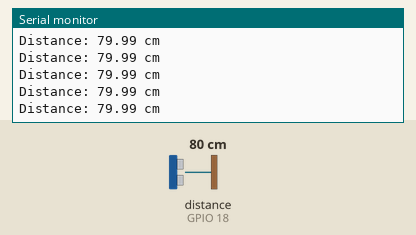
Bench run of a sketch on a simulated ESP32. Parts: the last lines printed to the serial monitor. Wiring (inferred from the names in the program): ultrasonic range finder: trigger GPIO 5; echo GPIO 18. The inputs (shaded band) are chosen by the test bench; at power-on: distance to the obstacle (sensor on GPIO 18) 80 cm. The echo pulse lasts 58.3 µs per cm.

Above: at 1.2 s.
1.3 s: distance to the obstacle (sensor on GPIO 18) set to 2 cm
At 1.37 s:
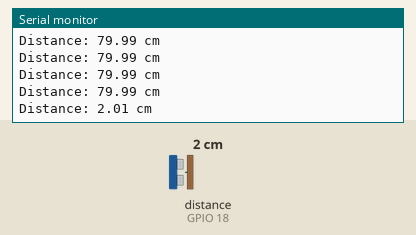
2.8 s: distance to the obstacle (sensor on GPIO 18) set to 4 cm
At 2.88 s:
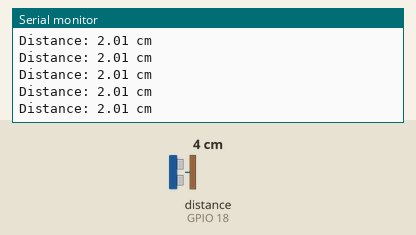
Timing chart, 0 to 5.8 s (numbered marks = the images above; inputs shaded):
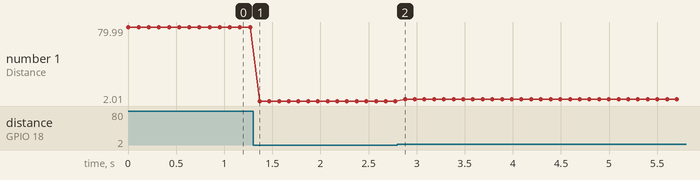

The sketch:

HC-SR04.ino
```cpp
// Define the ESP32 pins connected to the HC-SR04
const int trigPin = 5;
const int echoPin = 18;

// Define variables for the duration of the ping and the calculated distance
long duration;
float distanceCm;

void setup() {
  // Start the serial monitor to view the output
  Serial.begin(115200);

  // Set the pin modes
  pinMode(trigPin, OUTPUT);
  pinMode(echoPin, INPUT);
}

void loop() {
  // 1. Clear the trigPin by setting it LOW for 2 microseconds
  digitalWrite(trigPin, LOW);
  delayMicroseconds(2);

  // 2. Trigger the sensor by setting trigPin HIGH for 10 microseconds
  digitalWrite(trigPin, HIGH);
  delayMicroseconds(10);
  digitalWrite(trigPin, LOW);

  // 3. Read the echoPin. pulseIn() returns the duration (length of the pulse) in microseconds
  duration = pulseIn(echoPin, HIGH);

  // 4. Calculate the distance
  // The speed of sound is roughly 343 meters per second, or 0.0343 cm per microsecond.
  // We divide by 2 because the sound wave travels out to the object and back.
  distanceCm = duration * 0.0343 / 2;

  // 5. Print the distance to the Serial Monitor
  Serial.print("Distance: ");
  Serial.print(distanceCm);
  Serial.println(" cm");

  // Wait a short delay before taking the next reading
  delay(100);
}
```

Measured:
- after the input at 1.3 s, the serial monitor: prints a new line after 0.07 s (image 1)
- plotted number 1: 79.99 → 2.01 after the input at 1.3 s, 2.01 → 4.01 after the input at 2.8 s
